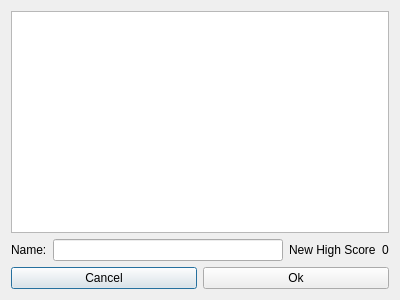
<?xml version="1.0" encoding="UTF-8"?>
<ui version="4.0">
 <class>HighScoreDialog</class>
 <widget class="QDialog" name="HighScoreDialog">
  <property name="geometry">
   <rect>
    <x>0</x>
    <y>0</y>
    <width>400</width>
    <height>300</height>
   </rect>
  </property>
  <property name="windowTitle">
   <string>Dialog</string>
  </property>
  <layout class="QVBoxLayout" name="verticalLayout">
   <item>
    <widget class="QTableView" name="tableView"/>
   </item>
   <item>
    <layout class="QHBoxLayout" name="horizontalLayout_4">
     <item>
      <layout class="QHBoxLayout" name="horizontalLayout">
       <item>
        <widget class="QLabel" name="label">
         <property name="text">
          <string>Name:</string>
         </property>
        </widget>
       </item>
       <item>
        <widget class="QLineEdit" name="nameEdit"/>
       </item>
      </layout>
     </item>
     <item>
      <layout class="QHBoxLayout" name="horizontalLayout_2">
       <item>
        <widget class="QLabel" name="label_2">
         <property name="text">
          <string>New High Score</string>
         </property>
        </widget>
       </item>
       <item>
        <widget class="QLabel" name="highScoreLabel">
         <property name="text">
          <string>0</string>
         </property>
        </widget>
       </item>
      </layout>
     </item>
    </layout>
   </item>
   <item>
    <layout class="QHBoxLayout" name="horizontalLayout_3">
     <item>
      <widget class="QPushButton" name="cancelButton">
       <property name="text">
        <string>Cancel</string>
       </property>
      </widget>
     </item>
     <item>
      <widget class="QPushButton" name="okButton">
       <property name="text">
        <string>Ok</string>
       </property>
      </widget>
     </item>
    </layout>
   </item>
  </layout>
 </widget>
 <resources/>
 <connections/>
</ui>
